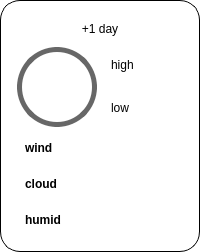
                      <widget class="QFrame" name="frame_35">
                       <property name="styleSheet">
                        <string notr="true">background-color: transparent;
color: #000000;
padding: 5px;
border-radius: 20px;
border: 1px solid black;</string>
                       </property>
                       <property name="frameShape">
                        <enum>QFrame::Shape::StyledPanel</enum>
                       </property>
                       <property name="frameShadow">
                        <enum>QFrame::Shadow::Raised</enum>
                       </property>
                       <layout class="QGridLayout" name="gridLayout_12">
                        <item row="4" column="0" colspan="2">
                         <widget class="QLabel" name="forecast2_cloud_4">
                          <property name="minimumSize">
                           <size>
                            <width>0</width>
                            <height>30</height>
                           </size>
                          </property>
                          <property name="font">
                           <font>
                            <family>Segoe UI</family>
                            <pointsize>9</pointsize>
                            <bold>true</bold>
                           </font>
                          </property>
                          <property name="styleSheet">
                           <string notr="true">color: #000000;border: none;</string>
                          </property>
                          <property name="text">
                           <string>cloud </string>
                          </property>
                         </widget>
                        </item>
                        <item row="2" column="1">
                         <widget class="QLabel" name="forecast2_low_4">
                          <property name="styleSheet">
                           <string notr="true">border:none;</string>
                          </property>
                          <property name="text">
                           <string>&lt;html&gt;&lt;head/&gt;&lt;body&gt;&lt;p&gt;&lt;span style=&quot; color:#000000;&quot;&gt;low &lt;/span&gt;&lt;/p&gt;&lt;/body&gt;&lt;/html&gt;</string>
                          </property>
                         </widget>
                        </item>
                        <item row="1" column="0" rowspan="2">
                         <widget class="QFrame" name="frame_57">
                          <property name="minimumSize">
                           <size>
                            <width>80</width>
                            <height>80</height>
                           </size>
                          </property>
                          <property name="maximumSize">
                           <size>
                            <width>80</width>
                            <height>80</height>
                           </size>
                          </property>
                          <property name="styleSheet">
                           <string notr="true">padding: 5px;
border: 5px solid rgb(103, 103, 103);
border-radius: 40px;
color: rgb(252, 191, 130);</string>
                          </property>
                          <property name="frameShape">
                           <enum>QFrame::Shape::StyledPanel</enum>
                          </property>
                          <property name="frameShadow">
                           <enum>QFrame::Shadow::Raised</enum>
                          </property>
                          <layout class="QGridLayout" name="gridLayout_29">
                           <item row="0" column="0">
                            <widget class="QLabel" name="forecast2_icon_4">
                             <property name="minimumSize">
                              <size>
                               <width>40</width>
                               <height>40</height>
                              </size>
                             </property>
                             <property name="maximumSize">
                              <size>
                               <width>40</width>
                               <height>40</height>
                              </size>
                             </property>
                             <property name="styleSheet">
                              <string notr="true">border: none;
background: none;</string>
                             </property>
                             <property name="text">
                              <string/>
                             </property>
                             <property name="scaledContents">
                              <bool>true</bool>
                             </property>
                             <property name="alignment">
                              <set>Qt::AlignmentFlag::AlignCenter</set>
                             </property>
                            </widget>
                           </item>
                          </layout>
                         </widget>
                        </item>
                        <item row="0" column="0" colspan="2">
                         <widget class="QLabel" name="day_number_4">
                          <property name="styleSheet">
                           <string notr="true">border:none;</string>
                          </property>
                          <property name="text">
                           <string>&lt;html&gt;&lt;head/&gt;&lt;body&gt;&lt;p align=&quot;center&quot;&gt;&lt;span style=&quot; color:#000000;&quot;&gt;+1 day&lt;/span&gt;&lt;/p&gt;&lt;/body&gt;&lt;/html&gt;</string>
                          </property>
                          <property name="alignment">
                           <set>Qt::AlignmentFlag::AlignCenter</set>
                          </property>
                         </widget>
                        </item>
                        <item row="1" column="1">
                         <widget class="QLabel" name="forecast2_high_4">
                          <property name="styleSheet">
                           <string notr="true">border:none;</string>
                          </property>
                          <property name="text">
                           <string>&lt;html&gt;&lt;head/&gt;&lt;body&gt;&lt;p&gt;&lt;span style=&quot; color:#000000;&quot;&gt;high &lt;/span&gt;&lt;/p&gt;&lt;/body&gt;&lt;/html&gt;</string>
                          </property>
                         </widget>
                        </item>
                        <item row="5" column="0" colspan="2">
                         <widget class="QLabel" name="forecast2_humid_4">
                          <property name="minimumSize">
                           <size>
                            <width>0</width>
                            <height>30</height>
                           </size>
                          </property>
                          <property name="font">
                           <font>
                            <family>Segoe UI</family>
                            <pointsize>9</pointsize>
                            <bold>true</bold>
                           </font>
                          </property>
                          <property name="styleSheet">
                           <string notr="true">color: #000000;border: none;</string>
                          </property>
                          <property name="text">
                           <string>humid</string>
                          </property>
                         </widget>
                        </item>
                        <item row="3" column="0" colspan="2">
                         <widget class="QLabel" name="forecast2_wind_4">
                          <property name="minimumSize">
                           <size>
                            <width>0</width>
                            <height>30</height>
                           </size>
                          </property>
                          <property name="font">
                           <font>
                            <family>Segoe UI</family>
                            <pointsize>9</pointsize>
                            <bold>true</bold>
                           </font>
                          </property>
                          <property name="styleSheet">
                           <string notr="true">color: #000000;border: none;</string>
                          </property>
                          <property name="text">
                           <string>wind </string>
                          </property>
                         </widget>
                        </item>
                       </layout>
                      </widget>
